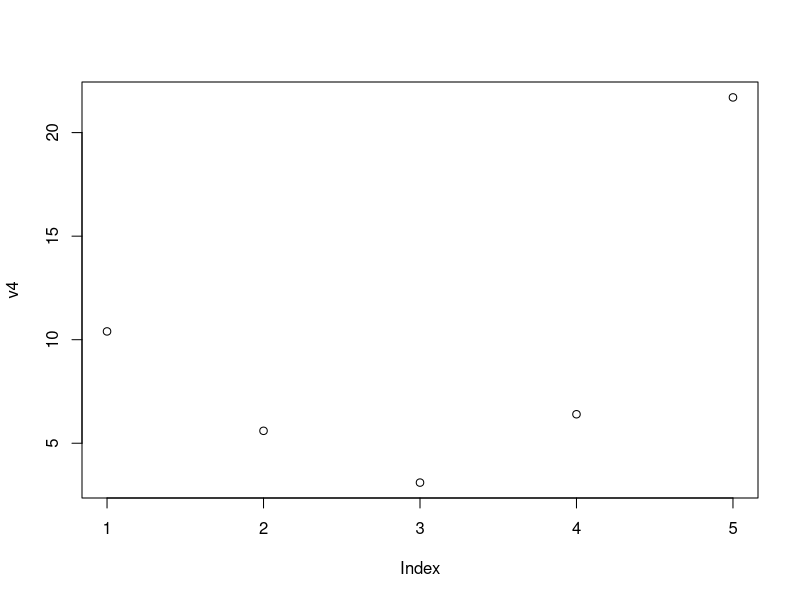
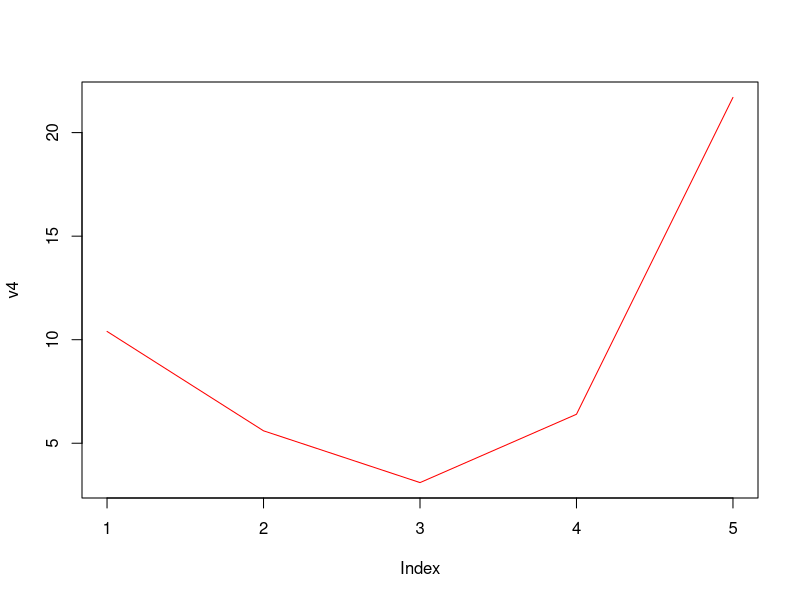
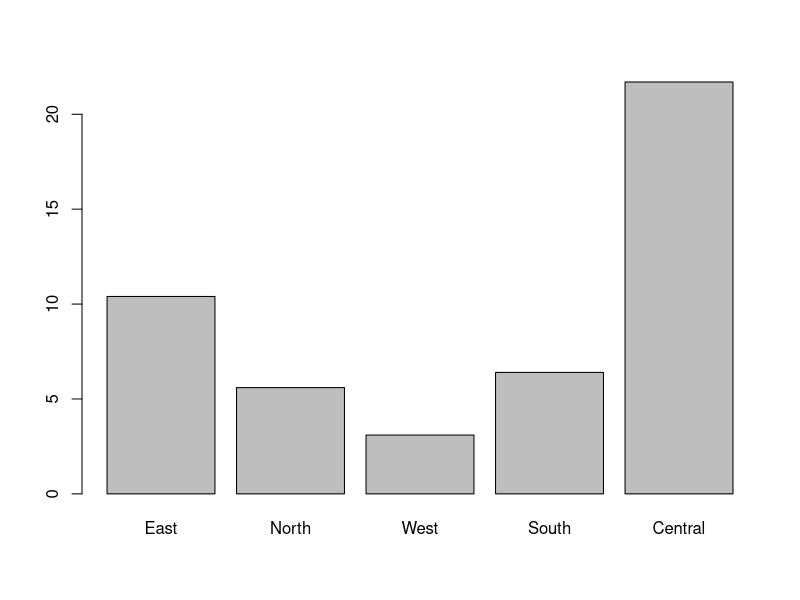
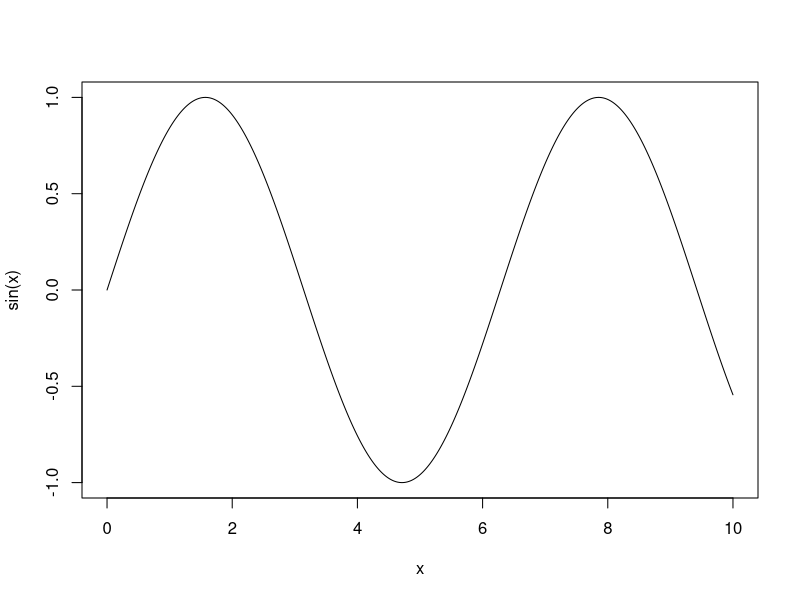

Write the R code that produced these figures, in order. (Note: this script raises an error after producing the figures.)
##############################################################
# IST 3420-Intro to Data Science & Management                #
# R DATA STRUCTURE                                           #
# Cui Zou                                                    #
##############################################################

# Vectors
v1 <- c(1,2,3,4)  # Create a vector of numbers
v1[1]  # Access the 1st element
v1[4]  # Access the 4th element
v1[5]  # Access the 5th element (out of current range, "NA" means missing value/not available)
v1[1] <- 0  # Change the 1st element as 0
v1[5] <- 5  # Add 5 in the 5th position
v1[10] <- 10  # Add 10 in the 10th position (out of current range)
#v1[6]?
v1


# Update the vector
v1 <- c(1,2,3,4)

# Vector operators
min(v1)
max(v1)
sum(v1)
mean(v1)
median(v1)
sort(v1,decreasing = TRUE)

v2 <- c("a","b","c")  # Create a vector of strings
v3 <- c(1,"a")
mode(v3)  # Check the type of storage mode

v4 <- c(10.4, 5.6, 3.1, 6.4, 21.7)
sort(v4)  # Sort by ascending order
sort(v4,decreasing = TRUE)  # Sort by descending order
table(v4)  # Counts of values
unique(v4)  # Unique values
plot(v4)  # plot the vector
# use "par(ask=F)" to turn off the the prompt "Hit <Return> to see next plot:"
plot(v4, type = "l",col = "red")  # plot the vector in line graph
help(plot)

v4
names(v4) <- c("East","North","West","South","Central")  # To set vector name
v4
names(v4)  # To get vector name

barplot(v4)

# Sequence
5:9
seq(5,9)
seq(5,9,by = 1)
seq(5,9,by = 0.5)
seq(from = 5, to = 9, by = 0.4)
seq(0, 1, length.out = 11)

x <- seq(0,10, by=0.01)
plot(x,sin(x),type ="l")

# Repitition
rep(1:4, 3)
rep(1:4, each = 3)
rep(1:4, c(3,3,3,3))
rep(1:4, c(1,2,3,4))

# Vector Math
a <- c(1,2,3,4)
b <- a + 2
a*2
a/3
a^2
a<b
sin(b)

a
b
# What's the difference between & and &&
(a<2)&(b<4)
(a<2)&&(b<4)  # "(a<2)&&(b<4)" is equivalent to "(a[1]<2)&(b[1]<4)"


# Matrix
m1 <- matrix(1:12,ncol = 4)
# By default, the matrix is filled column by column
m1
dim(m1)  # show the dimensions of a matrix

m1[2,5]  # Access elements in a matrix
m1[1,]  # Show all elements in the 1st row
m1[,3]  # Show all elements in the 3rd column

m2 <- matrix(1:12,ncol = 4, byrow = TRUE)
m2
colnames(m2) <- c("a","b","c","d")
rownames(m2) <- c("i","j","k")
m2
colnames(m2)
rownames(m2)

m1 <= m2  # Compare two matrices

m3 <- cbind(m1,m2)  # Combine matrices by column
m3
dim(m3)
m4 <- rbind(m1,m2)  # Combine matrices by row
m4
dim(m4)

m1
dim(m1)
dim(m1) <- c(2,6)  # Change the dimension of a matrix
m1
dim(m1)

m5 <- diag(2,5)  # Create a 3X3 matrix with a diagonal of ones, i.e., a 3X3 identity matrix
m5

# Matrix Computations
a1 <- matrix(c(1,1,0,1,3,1,0,1,7),3,3, byrow = TRUE)
a1
i1 <- diag(1,3)
i1
a1 + i1  # Matrix addition
a1 - i1  # Matrix subtraction
2*a1  # Scalar multiplication
a1*i1  # Element-wise multiplication
a1%*%i1  # Matrix multiplication
inv.a1 <- solve(a1)	# Inverse of a matrix
?solve
inv.a1
a2 <- chol(a1)  # Cholesky decomposition of a matrix
a2
t(a2)  # Transpose a matrix
t(a2)%*%a2

# Plot matrix data
v <- volcano
dim(v)

contour(v)  # Draw a contour map
persp(v, expand=0.2)  # Draw a perspective plots of the surface
persp(v, expand=0.2, col = "green")



# Data Frame
id <- c(11,12,13)
name <- c("Lily","Jim","Tom")
credit <- c(710,700,710)
df <- data.frame(id,name,credit)
df

# []v.s [[]]: the class of the objects they return when used for extraction 
id <- c(11,12,13)
name <- c(TRUE,FALSE,TRUE)
credit <- c(710,700,710)
df <- data.frame(id,name,credit)
df

df["name"]   # Show the name column
class(df["name"])
df[["name"]]
class(df[["name"]])
attributes(df)  # Show attributes
str(df)  # Show structure

a <- df["credit"]
a
attributes(a)
b <- df[["credit"]]
b
attributes(b)
c <- df$credit  # A shorthand for double brackets
attributes(c)

# Rename a column
df
names(df)[names(df)=="name"] <- "first.name"
df

data(mtcars)  # Load the built-in dataset "mtcars"
mtcars  # Show the Motor Trend data built in R
str(mtcars)  # Show the data strucuture of mtcars
attributes(mtcars)
head(mtcars)
head(mtcars,n=3)
tail(mtcars)

summary(mtcars)  # Summary of all variables(columns)



# List
list1 <- list("a",5,TRUE)
list1
list1[[1]]

# Difference between two index forms: [[ vs. [
# [[ form allows only a single element to be selected using integer or character indices
# [ allows indexing by vectors

list1[1:3]  # Show the 1st through 3rd element.
list1[c(1,3)]  # Show the 1st and 3rd element
list[[1:3]]  # Incorrect syntax

list2 <- list(list1,1+2i)  # list2 contains list1
list2
list2[[1]][[2]]



# Function
f2c <- function(f){
  # Fahrenheit to Celsius conversion
  c <- (f-32)*5/9
  return(c)
}

f2c(90)
f2c(32)
typeof(f2c)
